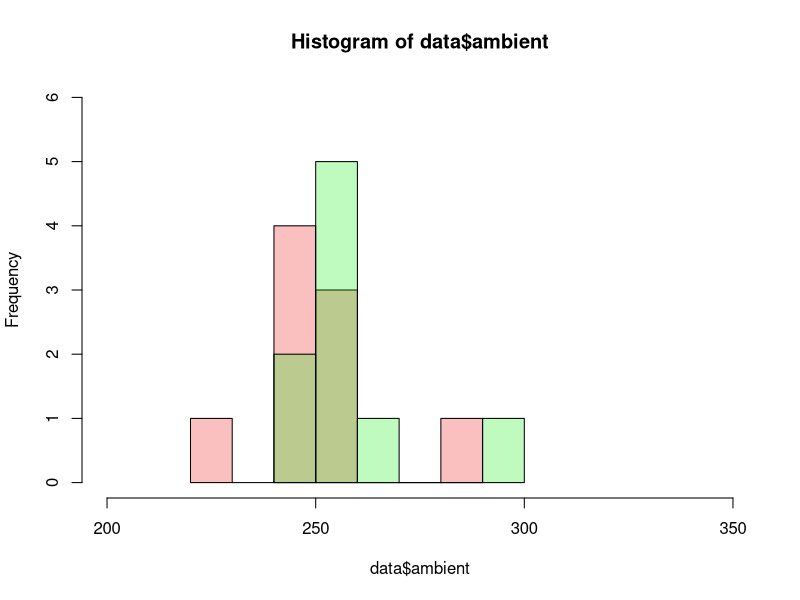

This chart was generated by the following R code:
## ---- chunk 1
knitr::opts_chunk$set(echo = TRUE)
## ---- chunk 2
library(tidyverse)
## ---- chunk 3
data <- read_csv('data/bands.csv')
## ---- chunk 4
t.test(data$ambient, data$heated)
## ---- chunk 5
c1 <- adjustcolor( "red2", alpha.f = 0.25)
c2 <- adjustcolor( "green2", alpha.f = 0.25)
hist(data$ambient, col=c1, xlim = c(200, 350), ylim = c(0, 6))
hist(data$heated, col=c2, add=TRUE)
